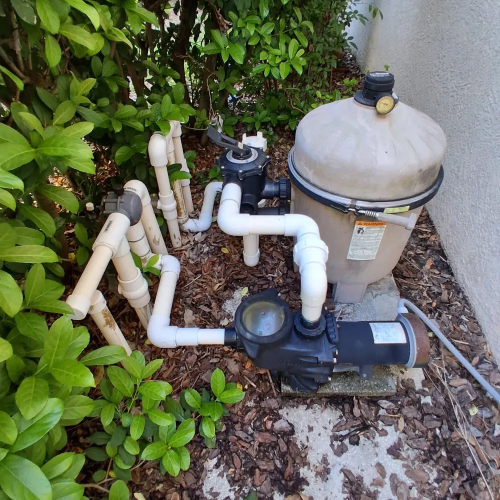
#> input picture frontline-pools-site/src/img/ba1-before.webp, 1000 x 1000 px, given in place of desktop-top.png, which was not available (shown at 1/2 size)
$ python boards.py ../src/img/ba1-before.webp ../src/img/ba2-before.webp
#> lines starting #> are read from the running program, lines starting #| are printed output that depends on the picture; pictures that were not available may be replaced by others from this repository, and a replacement may not be noted
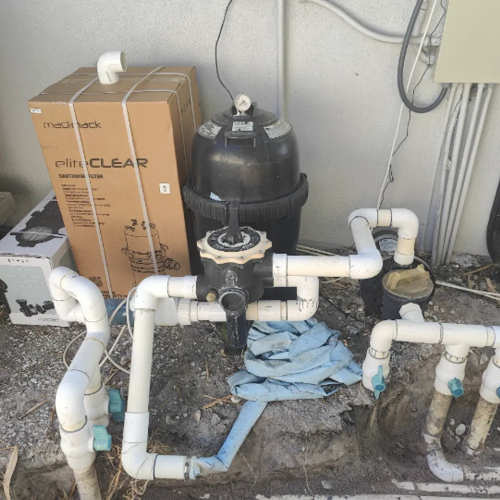
#> input picture frontline-pools-site/src/img/ba2-before.webp, 1000 x 1000 px, given in place of top.png, which was not available (shown at 1/2 size)
"""Planches avant / après pour la présentation (captures du site actuel et de la nouvelle version).

La police est celle du site, Archivo, convertie en TTF statiques pour Pillow (fontTools, varLib.instancer) :
Archivo-X800 (largeur 125 %, graisse 800), Archivo-400, Archivo-600.

    python3 tools/boards.py <dossier des captures> <dossier des TTF>
"""
import sys
from pathlib import Path

from PIL import Image, ImageDraw, ImageFont

SRC = Path(sys.argv[1])
TTF = Path(sys.argv[2])
OUT = Path(__file__).resolve().parent.parent / 'boards'
OUT.mkdir(exist_ok=True)
BG, INK, SOFT, YELLOW, GREY, LINE = (238, 242, 247), (29, 48, 93), (90, 104, 134), (254, 188, 17), (176, 186, 202), (217, 224, 234)
SUB = 'frontlinepools.com · website redesign concept, October 2026'


def font(name, size):
    return ImageFont.truetype(str(TTF / f'{name}.ttf'), size)


def rounded(im, r):
    mask = Image.new('L', im.size, 0)
    ImageDraw.Draw(mask).rounded_rectangle((0, 0, im.size[0] - 1, im.size[1] - 1), r, fill=255)
    out = Image.new('RGBA', im.size)
    out.paste(im, (0, 0), mask)
    return out


def panel(board, im, xy, w, label, sub, after, crop_h=None):
    im = im.convert('RGB')
    if crop_h:
        im = im.crop((0, 0, im.width, min(im.height, round(crop_h * im.width / w))))
    h = round(im.height * w / im.width)
    shot = rounded(im.resize((w, h), Image.LANCZOS), 8)
    x, y = xy
    d = ImageDraw.Draw(board)
    d.rectangle((x, y + 4, x + 12, y + 16), fill=YELLOW if after else GREY)
    d.text((x + 24, y - 2), label, font=font('Archivo-600', 22), fill=INK)
    if sub:
        d.text((x + 24, y + 29), sub, font=font('Archivo-400', 19), fill=SOFT)
    top = y + 74
    d.rounded_rectangle((x - 1, top - 1, x + w, top + h), 9, outline=LINE, width=1)
    board.paste(shot, (x, top), shot)
    return top + h


def header(d, pad, title, sub):
    d.text((pad, 58), title.upper(), font=font('Archivo-X800', 56), fill=INK)
    d.text((pad, 140), sub, font=font('Archivo-400', 21), fill=SOFT)


def board(name, pairs, w, title, sub, crop_h=None):
#> called with name = 'avant-apres-ordinateur.jpg', w = 1100, title = 'Frontline Pools: before / after'
    pad, gap = 80, 64
#> pad = 80; gap = 64
    hs = [min(round(im.height * w / im.width), crop_h) if crop_h else round(im.height * w / im.width) for im, *_ in pairs]
#> hs = [1100, 1100]
    W = pad * 2 + w * len(pairs) + gap * (len(pairs) - 1)
#> W = 2424
    H = 220 + 74 + max(hs) + pad
#> H = 1474
    b = Image.new('RGB', (W, H), BG)
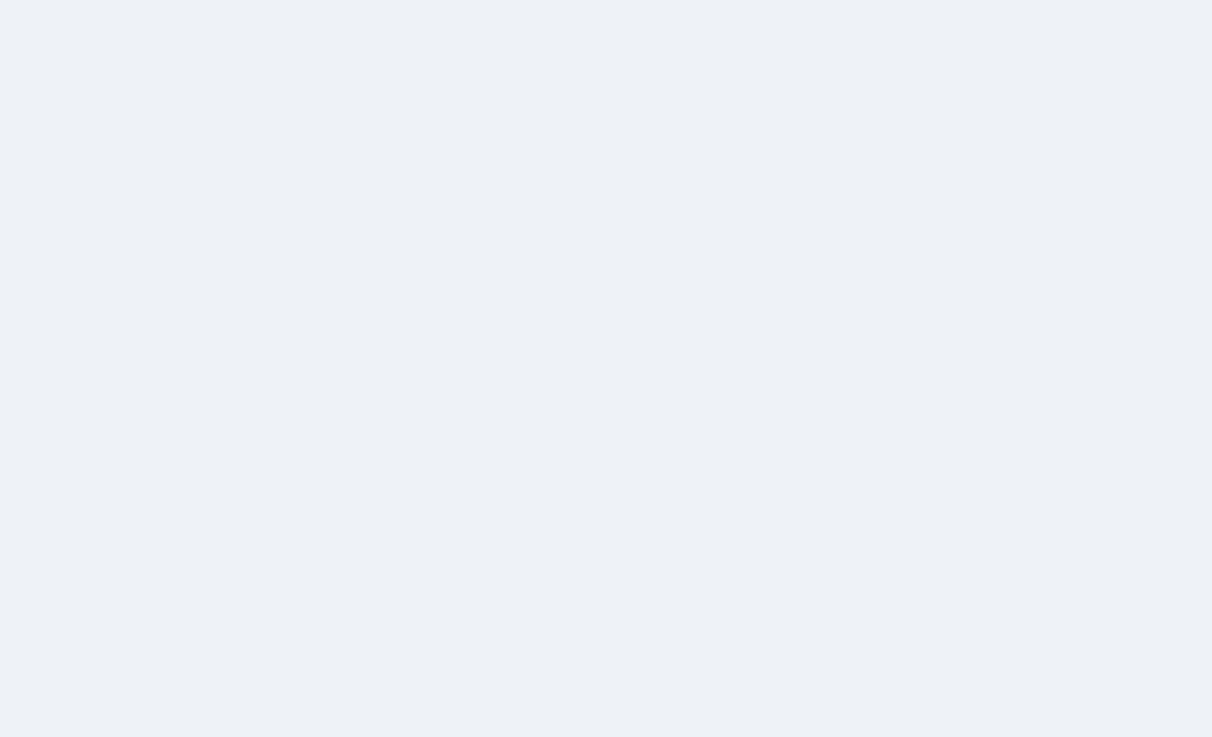
#> b: PIL image 2424x1474 RGB (shown at 1/2 size); mean R, G, B 238, 242, 247
    header(ImageDraw.Draw(b), pad, title, sub)
    for i, (im, label, s, after) in enumerate(pairs):
        panel(b, im, (pad + i * (w + gap), 220), w, label, s, after, crop_h)
#> this loop made 2 passes
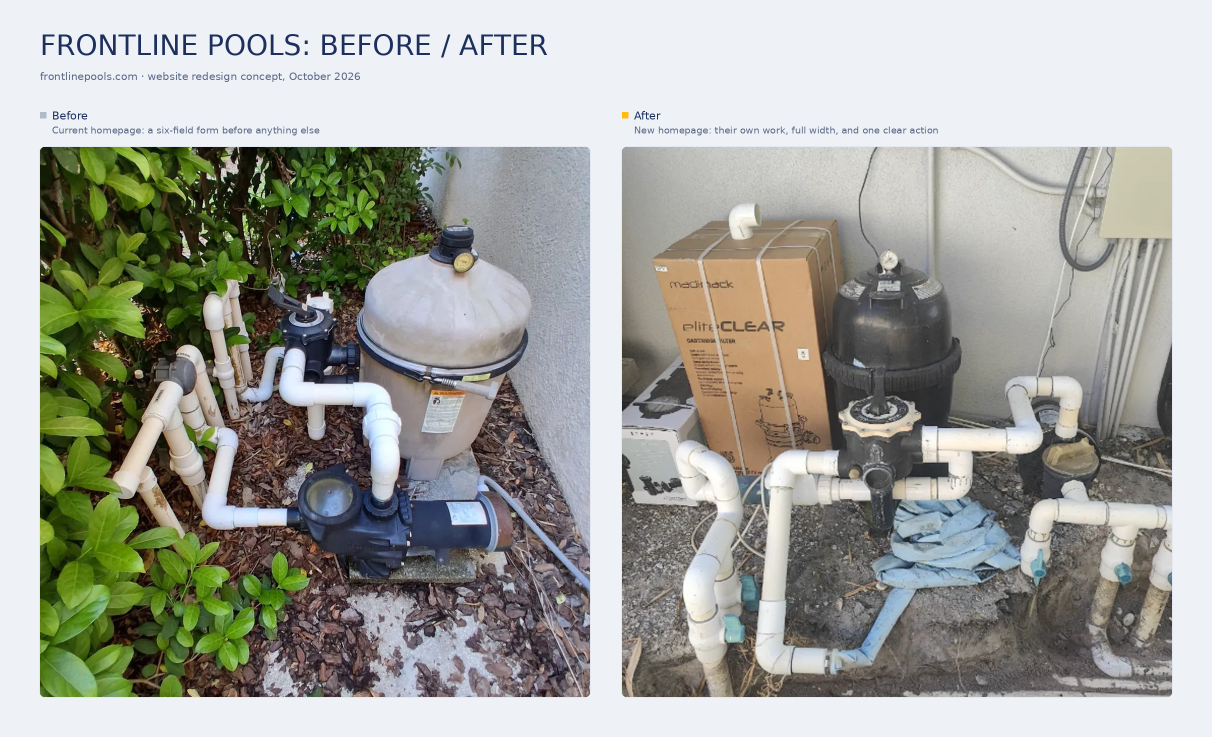
#> b: PIL image 2424x1474 RGB (shown at 1/2 size); mean R, G, B 161.4, 163.2, 156.1
    b.save(OUT / name, quality=88)
    print('✓', name, b.size)
#| ✓ avant-apres-ordinateur.jpg (2424, 1474)


#> (the run stopped early here; a loop or call above may not have finished)
